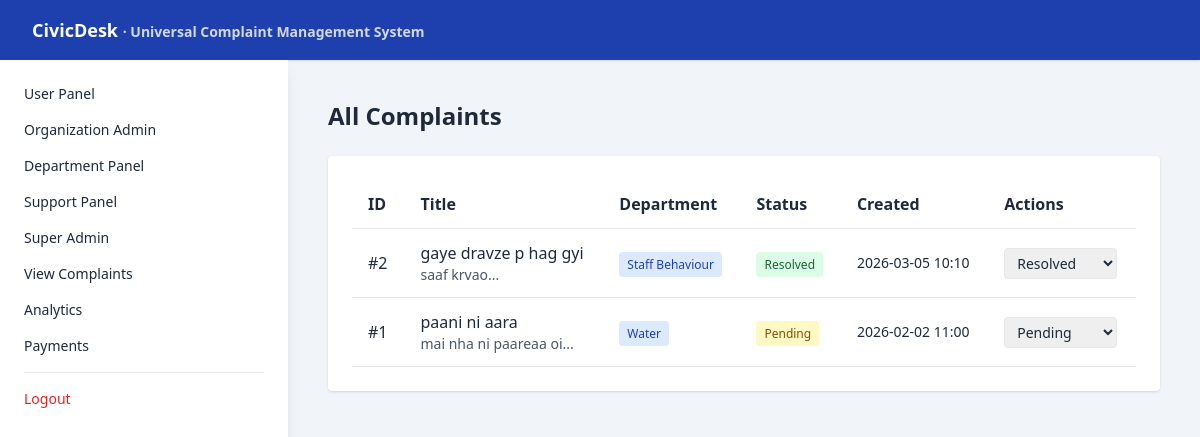
Screenshot of /complaints (signed in) with the database file from the repository.
### app.py (models this page shows)
class Complaint(db.Model):
    id = db.Column(db.Integer, primary_key=True)
    title = db.Column(db.String(200), nullable=False)
    description = db.Column(db.Text, nullable=False)
    department = db.Column(db.String(100), nullable=False)
    status = db.Column(db.String(50), default='Pending')  # Pending, In Progress, Resolved, Closed
    priority = db.Column(db.String(20), default='Normal')  # Normal, High, Urgent
    user_id = db.Column(db.Integer, db.ForeignKey('user.id'), nullable=False)
    assigned_to = db.Column(db.Integer, db.ForeignKey('user.id'))
    created_at = db.Column(db.DateTime, default=datetime.utcnow)
    updated_at = db.Column(db.DateTime, default=datetime.utcnow, onupdate=datetime.utcnow)

### app.py (the view)
@app.route("/complaints")
@login_required
def complaints():
    user = User.query.get(session['user_id'])
    if user.role == 'End User':
        complaint_list = Complaint.query.filter_by(user_id=user.id).order_by(Complaint.created_at.desc()).all()
    elif user.role == 'Department Admin':
        complaint_list = Complaint.query.filter_by(department=user.department).order_by(Complaint.created_at.desc()).all()
    elif user.role in ['Organization Admin', 'Support Staff', 'Super Admin']:
        complaint_list = Complaint.query.order_by(Complaint.created_at.desc()).all()
    else:
        complaint_list = []
    return render_template("complaint_list.html", complaints=complaint_list, user=user)

### app.py (called while the page is built)
def login_required(f):
    from functools import wraps
    @wraps(f)
    def decorated_function(*args, **kwargs):
        if 'user_id' not in session:
            flash('Please login to access this page', 'error')
            return redirect(url_for('login'))
        return f(*args, **kwargs)
    return decorated_function

### templates/complaint_list.html (shortened to what this page needs)
{% extends "base.html" %}
{% block content %}
<h2 class="text-2xl font-semibold mb-6">
  {% if user.role == 'End User' %}
    My Complaints
  {% elif user.role == 'Department Admin' %}
    {{ user.department }} Department Complaints
  {% else %}
    All Complaints
  {% endif %}
</h2>
<div class="bg-white shadow rounded p-6">
  {% if complaints %}
    <div class="overflow-x-auto">
      <table class="w-full">
        <thead>
          <tr class="border-b">
            <th class="text-left py-3 px-4">ID</th>
            <th class="text-left py-3 px-4">Title</th>
            <th class="text-left py-3 px-4">Department</th>
            <th class="text-left py-3 px-4">Status</th>
            <th class="text-left py-3 px-4">Created</th>
            {% if user.role in ['Department Admin', 'Organization Admin', 'Support Staff', 'Super Admin'] %}
            <th class="text-left py-3 px-4">Actions</th>
            {% endif %}
          </tr>
        </thead>
        <tbody>
          {% for complaint in complaints %}
          <tr class="border-b hover:bg-gray-50">
            <td class="py-3 px-4">#{{ complaint.id }}</td>
            <td class="py-3 px-4">
              <div class="font-medium">{{ complaint.title }}</div>
              <div class="text-sm text-gray-600">{{ complaint.description[:50] }}...</div>
            </td>
            <td class="py-3 px-4">
              <span class="px-2 py-1 text-xs bg-blue-100 text-blue-800 rounded">
                {{ complaint.department }}
              </span>
            </td>
            <td class="py-3 px-4">
              {% if complaint.status == 'Pending' %}
                <span class="px-2 py-1 text-xs bg-yellow-100 text-yellow-800 rounded">Pending</span>
              {% elif complaint.status == 'In Progress' %}
                <span class="px-2 py-1 text-xs bg-blue-100 text-blue-800 rounded">In Progress</span>
              {% elif complaint.status == 'Resolved' %}
                <span class="px-2 py-1 text-xs bg-green-100 text-green-800 rounded">Resolved</span>
              {% else %}
                <span class="px-2 py-1 text-xs bg-gray-100 text-gray-800 rounded">{{ complaint.status }}</span>
              {% endif %}
            </td>
            <td class="py-3 px-4 text-sm">{{ complaint.created_at.strftime('%Y-%m-%d %H:%M') }}</td>
            {% if user.role in ['Department Admin', 'Organization Admin', 'Support Staff', 'Super Admin'] %}
            <td class="py-3 px-4">
              <form action="/complaint/{{ complaint.id }}/update-status" method="post" class="inline">
                <select name="status" onchange="this.form.submit()"
                        class="border rounded px-2 py-1 text-sm">
                  <option value="Pending" {% if complaint.status == 'Pending' %}selected{% endif %}>Pending</option>
                  <option value="Resolved" {% if complaint.status == 'Resolved' %}selected{% endif %}>Resolved</option>
                </select>
              </form>
            </td>
            {% endif %}
          </tr>
          {% endfor %}
        </tbody>
      </table>
    </div>
  {% endif %}
</div>
{% endblock %}

### templates/base.html (shortened to what this page needs)
<!DOCTYPE html>
<html>
<head>
  <script src="https://cdn.tailwindcss.com"></script>
  <link rel="stylesheet" href="{{ url_for('static', filename='css/custom.css') }}">
</head>
<body class="bg-slate-100 text-slate-800">
<header class="bg-blue-800 text-white px-8 py-4 shadow">
  <h1 class="text-lg font-semibold">
    CivicDesk
    <span class="text-sm opacity-80">
      · Universal Complaint Management System
    </span>
  </h1>
</header>
<div class="flex">
<aside class="w-72 bg-white shadow-lg p-6 min-h-screen">
  <ul class="space-y-4 text-sm font-medium">
    <li><a href="/user/dashboard" class="hover:text-blue-600">User Panel</a></li>
    <li><a href="/org-admin/dashboard" class="hover:text-blue-600">Organization Admin</a></li>
    <li><a href="/department/dashboard" class="hover:text-blue-600">Department Panel</a></li>
    <li><a href="/support/dashboard" class="hover:text-blue-600">Support Panel</a></li>
    <li><a href="/super-admin/dashboard" class="hover:text-blue-600">Super Admin</a></li>
    <li><a href="/complaints" class="hover:text-blue-600">View Complaints</a></li>
    <li><a href="/analytics" class="hover:text-blue-600">Analytics</a></li>
    <li><a href="/payments" class="hover:text-blue-600">Payments</a></li>
    <li class="pt-4 border-t"><a href="/logout" class="text-red-600 hover:text-red-800">Logout</a></li>
  </ul>
</aside>
<main class="flex-1 p-10">
  {% block content %}{% endblock %}
</main>
</div>
</body>
</html>

### static/css/custom.css (style rules this page uses)
body { font-family: system-ui, -apple-system, BlinkMacSystemFont, sans-serif; }
a { transition: all 0.2s ease; }

### rows the page displays
Complaint: id "2", title "gaye dravze p hag gyi", description "saaf krvao", department "Staff Behaviour", shows "Resolved", created_at "2026-03-05 10:10", status "Resolved"
Complaint: id "1", title "paani ni aara", description "mai nha ni paareaa oi", department "Water", shows "Pending", created_at "2026-02-02 11:00", status "Pending"
